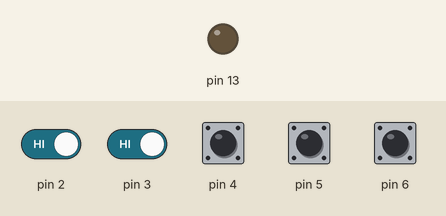
A sketch run on a simulated Arduino Uno, built with avr-gcc and run on an emulated ATmega328P. Shown: output pins drawn as LEDs (lit = HIGH). The test bench sets the inputs (shaded band); at power-on: pin 2–6 HIGH. What the sketch prints to the serial monitor is not drawn.

Above: at 3.2 s.
3.3 s: pin 2 driven LOW and pin 3 driven LOW
At 4.1 s:
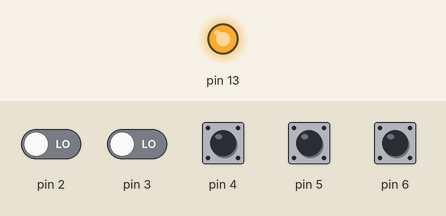
Timing chart, 0 to 6.3 s (numbered marks = the images above; inputs shaded):
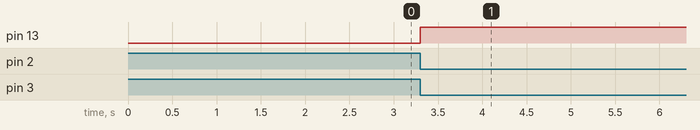

Measured:
- after the input at 3.3 s, pin 13: LOW → HIGH at once

The sketch:

test_scenario_pointer_0.ino
```cpp
// (licence header left out)
/* this sample code is made to test a simple equation:
 *
 *            _____        _____        ______
 * [ pin 2 ]-| AND |------|     |------| S    |-----[ pin 13 ]
 * [ pin 3 ]-|_____|      | OR  |      |      |
 *            _____       |     |      |  SR  |
 * [ pin 4 ]-| AND |------|_____|      |      |
 * [ pin 5 ]-|_____|                   |      |
 * [ pin 6 ]---------------------------| R    |
 *                                     |______|
 *
 *  note: you can activate verbose mode by uncomment #define DEBUG_SCENARIOS in scenarios_core.h
*/


#include "scenarios_core.h"
#include "scenarios_gate.h"
#include "scenarios_latch.h"
#include "scenarios_command.h"

#include "MemoryFree.h"

	// Global pointer
	Gate *GATE=NULL;
	Latch *LATCH=NULL;
	Command *COMMAND=NULL;


// Example of Vector usage: store prime numbers and blink LED
void setup() {

    delay(1000);

	// initialize the digital pin as an output.
	// Pin 13 has an LED connected on most Arduino boards:
	pinMode(13, OUTPUT);
	pinMode(2, INPUT);
	pinMode(3, INPUT);
	pinMode(4, INPUT);
	pinMode(5, INPUT);
	pinMode(6, INPUT);

	digitalWrite(2, HIGH);   // set the pullup
	digitalWrite(3, HIGH);   // set the pullup
	digitalWrite(4, HIGH);   // set the pullup
	digitalWrite(5, HIGH);   // set the pullup
	digitalWrite(6, HIGH);   // set the pullup


	// start serial port at 115200 bps:
	Serial.begin(115200);

    Serial.print("free RAM in kB before: ");
    Serial.println(freeMemory());

	// create the instances of Gate
	GATE = (Gate*) malloc((4)*sizeof(Gate));

	GATE[1].init(T_AND, 2, T_DI, 3, T_DI);
	GATE[2].init(T_AND, 4, T_DI, 5, T_DI);
	GATE[3].init(T_OR, 1, T_GATE, 2, T_GATE);

	// create the instances of Latch
	LATCH = (Latch*) malloc((1)*sizeof(Latch));

	LATCH[0].init(T_SR, 3, T_GATE, 6, T_DI);

	// create the instances of Command
	COMMAND = (Command*) malloc((1)*sizeof(Command));

	COMMAND[0].init(0x00, T_LATCH, 13, T_DO);


    Serial.print("free RAM in kB after: ");
    Serial.println(freeMemory());

    delay(1000);

}


void loop() {

		// evaluations of each element
		GATE[1].eval();
		GATE[2].eval();
		GATE[3].eval();
		LATCH[0].eval();
		COMMAND[0].eval();

		delay(100);

}

uint8_t test(){


}
```

MemoryFree.c
```cpp
 /*
 * MemoryFree.c
 * returns the number of free RAM bytes
*/

//#include "WProgram.h"
#include "Arduino.h"
#include "MemoryFree.h"

extern unsigned int __data_start;
extern unsigned int __data_end;
extern unsigned int __bss_start;
extern unsigned int __bss_end;
extern unsigned int __heap_start;
extern void *__brkval;


int freeMemory()
{
  int free_memory;

  if((int)__brkval == 0)
     free_memory = ((int)&free_memory) - ((int)&__bss_end);
  else
    free_memory = ((int)&free_memory) - ((int)__brkval);

  return free_memory;
}
```

MemoryFree.h
```cpp
// memoryFree header

#ifndef	MEMORY_FREE_H
#define MEMORY_FREE_H

#ifdef __cplusplus
extern "C" {
#endif

int freeMemory();

#ifdef  __cplusplus
}
#endif

#endif
```

scenarios_command.cpp
```cpp
#include "Arduino.h"
#include "scenarios_command.h"

/*       Part of the xplduino project - http://code.google.com/p/xplduino/
 *       Write by Romain TISSOT CHARLOD
 *       Contact: xplduino@gmail.com
 *
 *       This program is free software; you can redistribute it and/or modify
 *       it under the terms of the GNU General Public License as published by
 *       the Free Software Foundation; either version 2 of the License, or
 *       (at your option) any later version.
 *
 *       This program is distributed in the hope that it will be useful,
 *       but WITHOUT ANY WARRANTY; without even the implied warranty of
 *       MERCHANTABILITY or FITNESS FOR A PARTICULAR PURPOSE.  See the
 *       GNU General Public License for more details.
 *
 *       You should have received a copy of the GNU General Public License
 *       along with this program; if not, write to the Free Software
 *       Foundation, Inc., 51 Franklin Street, Fifth Floor, Boston,
 *       MA 02110-1301, USA
 *
 *       version 0.0: creation
 *
 */

extern Command COMMAND[];

// Constructor
Command::Command(void)
{

}

// this routin, called one time at the start-up, initialize the command
uint8_t Command::init(uint8_t _in_addr, uint8_t _in_par, uint8_t _out_addr, uint8_t _out_par)
{
    in_addr=_in_addr;	// affect the adress of input
    in_par=_in_par;		// affect the adress of input

    out_addr=_out_addr;	// affect the adress of output
    out_par=_out_par;	// affect the adress of output

	#ifdef DEBUG_SCENARIOS
		Serial.println("init command");
	#endif

    return 1;
}


uint8_t Command::eval()
{

	#ifdef DEBUG_SCENARIOS
		Serial.print("out_addr= ");
		Serial.println(out_addr);
		Serial.print("out_par= ");
		Serial.println(out_par & 0x1F, HEX);
	#endif

	uint8_t result=evalInput(in_addr, in_par);

	if(result == ERROR_CODE || result == WARNING_CODE)
		return ERROR_CODE;


	if(result){

		switch (out_par & MASK_TYPE){
			case T_LIGHTING:
				//~ return GATE[_in_addr].result();
			break;
			case T_SHUTTER:
				//~ return LATCH[_in_addr].result();
			break;
			case T_SWITCH:
				//~ return !digitalRead(_in_addr);
			break;
			case T_DO:
				digitalWrite(out_addr, HIGH);
			break;

			default:
			return WARNING_CODE;

		}
	}
	else
	{ // result is null

		switch (out_par & 0x1F){
			case T_LIGHTING:
				// here do an action (toggle, on, off...)
			break;
			case T_SHUTTER:
				// here do an action (toggle, up, down...)
			break;
			case T_DO:
				digitalWrite(out_addr, LOW);
			break;

			default:

			return WARNING_CODE;

		}
	}

   return 1;
}
```

scenarios_command.h
```cpp
#ifndef scenarios_command_h
#define scenarios_command_h

#include "Arduino.h"
#include "scenarios_core.h"

class Command
{
    public:

    Command(void); // constructor

    uint8_t init(uint8_t _in_addr, uint8_t _in_par, uint8_t _out_addr, uint8_t _out_par);
    uint8_t eval();

	private:
    uint8_t in_addr;	// input (instance number)
    uint8_t in_par;	// input (type of source + type of data)
    uint8_t out_addr;	// output (instance number)
    uint8_t out_par;	// output (type of source + type of data)


};

#endif
```

scenarios_core.cpp
```cpp
#include "Arduino.h"
#include "scenarios_core.h"
#include "scenarios_gate.h"
#include "scenarios_latch.h"


/*       Part of the xplduino project - http://code.google.com/p/xplduino/
 *       Write by Romain TISSOT CHARLOD
 *       Contact: xplduino@gmail.com
 *
 *       This program is free software; you can redistribute it and/or modify
 *       it under the terms of the GNU General Public License as published by
 *       the Free Software Foundation; either version 2 of the License, or
 *       (at your option) any later version.
 *
 *       This program is distributed in the hope that it will be useful,
 *       but WITHOUT ANY WARRANTY; without even the implied warranty of
 *       MERCHANTABILITY or FITNESS FOR A PARTICULAR PURPOSE.  See the
 *       GNU General Public License for more details.
 *
 *       You should have received a copy of the GNU General Public License
 *       along with this program; if not, write to the Free Software
 *       Foundation, Inc., 51 Franklin Street, Fifth Floor, Boston,
 *       MA 02110-1301, USA
 *
 *       version 0.0: creation
 *
 */

extern Gate *GATE;
extern Latch *LATCH;


uint8_t evalInput(uint8_t _in_addr, uint8_t _in_par)
{

    #ifdef DEBUG_SCENARIOS
		Serial.print("evalInput addr: ");
		Serial.println(_in_addr, HEX);
		Serial.print("evalInput par: ");
		Serial.println(_in_par, HEX);
    #endif

	uint8_t type=_in_par & MASK_TYPE; // retrieve the type (5 LSB)
	uint8_t cmnd=_in_par >> 8; // retrieve the command (shift to right the 3 MSB)

	if (type){ // check if type is valid (not null)

		switch (type){ // select the action to do in function of the type and the command

			case T_GATE:
				return GATE[_in_addr].result();
			break;

			case T_LATCH:
				return LATCH[_in_addr].result();
			break;

			case T_DI:
				return !digitalRead(_in_addr);
			break;

			default:

			    #ifdef DEBUG_SCENARIOS
					Serial.println(" /evalInput type not found");
			    #endif
				return WARNING_CODE;

		}
	}

			    #ifdef DEBUG_SCENARIOS
					Serial.println(" /evalInput type not valid");
			    #endif

   return ERROR_CODE;
}
```

scenarios_core.h
```cpp
#ifndef scenarios_core_h
#define scenarios_core_h

#include "Arduino.h"

//~ #define DEBUG_SCENARIOS

// type of class
#define T_GATE 0x01
// type of command gate
#define T_AND 0x00
#define T_OR  0x01
#define T_XOR 0x02


// type of class
#define T_LATCH 0x02
// type of command latch
#define T_SR  0x00
#define T_RS  0x01

// type of class
#define T_DI 0x0F
#define T_DO 0x0E
#define T_SWITCH 0x1A
#define T_LIGHTING 0x1B
#define T_SHUTTER 0x1C

#define MASK_TYPE 0x1F
#define WARNING_CODE 0xFE
#define ERROR_CODE 0xFF

	uint8_t evalInput(uint8_t _in_addr, uint8_t _in_par);


#endif
```

scenarios_gate.cpp
```cpp
#include "Arduino.h"
#include "scenarios_gate.h"

/*       Part of the xplduino project - http://code.google.com/p/xplduino/
 *       Write by Romain TISSOT CHARLOD
 *       Contact: xplduino@gmail.com
 *
 *       This program is free software; you can redistribute it and/or modify
 *       it under the terms of the GNU General Public License as published by
 *       the Free Software Foundation; either version 2 of the License, or
 *       (at your option) any later version.
 *
 *       This program is distributed in the hope that it will be useful,
 *       but WITHOUT ANY WARRANTY; without even the implied warranty of
 *       MERCHANTABILITY or FITNESS FOR A PARTICULAR PURPOSE.  See the
 *       GNU General Public License for more details.
 *
 *       You should have received a copy of the GNU General Public License
 *       along with this program; if not, write to the Free Software
 *       Foundation, Inc., 51 Franklin Street, Fifth Floor, Boston,
 *       MA 02110-1301, USA
 *
 *       version 0.0: creation
 *
 */

extern Gate GATE[];

// Constructor
Gate::Gate(void)
{

}

// this routin, called one time at the start-up, initialize the gate
uint8_t Gate::init(uint8_t _parameter, uint8_t _in0_addr, uint8_t _in0_par, uint8_t _in1_addr, uint8_t _in1_par)
{

    parameter=_parameter;   // parameters of the gate + result of the evaluation

    in0_addr=_in0_addr; // affect the adress of input 0
    in0_par=_in0_par;	// affect the type and the command of input 0

    in1_addr=_in1_addr;	// affect the adress of input 1
    in1_par=_in1_par;	// affect the type and the command of input 1

    #ifdef DEBUG_SCENARIOS
		Serial.println("init gate");
	#endif

    return 1;
}


// this routin update the status of the gate
uint8_t Gate::eval()
{

	W_IN0(evalInput(in0_addr, in0_par));

	W_IN1(evalInput(in1_addr, in1_par));

	W_RESULT(evalOutput());

    #ifdef DEBUG_SCENARIOS
		Serial.println("/gate eval");
	#endif

   return 1;
}

// this routin update the output in function of the inputs and of the type gate
uint8_t Gate::evalOutput()
{

    #ifdef DEBUG_SCENARIOS
		Serial.println("GATE: ");
		Serial.println((parameter & 0x0F),BIN);
		Serial.println(parameter,BIN);
	#endif

	switch ((parameter & 0x03)){

		case T_AND:
			#ifdef DEBUG_SCENARIOS
				Serial.print("T_AND=");
				Serial.println(R_IN0() && R_IN1());
			#endif
			return (R_IN0() && R_IN1());

		break;

		case T_OR:
			#ifdef DEBUG_SCENARIOS
				Serial.print("T_OR=");
				Serial.println(R_IN0() || R_IN1());
			#endif
			return (R_IN0() || R_IN1());

		break;

		default:
			return WARNING_CODE;
		break;

	}

   return ERROR_CODE;
}

// this routin is generally called by other element of the scenario. It's reply the status of the gate.
uint8_t Gate::result()
{

	return R_RESULT();

}
```

scenarios_gate.h
```cpp
#ifndef scenarios_gate_h
#define scenarios_gate_h

#include "Arduino.h"
#include "scenarios_core.h"


// type of command
//~ #define T_AND 0x00
//~ #define T_OR  0x01
//~ #define T_XOR 0x02

// address of the bits for parameter byte:
#define ADDR_RESULT		        3   // result
#define ADDR_IN0_NOT            4   // input 0 is reversed
#define ADDR_IN1_NOT     		5   // input 1 is reversed
#define ADDR_IN0            	6   // input 0 status
#define ADDR_IN1     			7   // input 1 status

// macro to read bits inside parameter byte:
#define R_RESULT()         bitRead(parameter, ADDR_RESULT)
#define R_IN0_NOT()        bitRead(parameter, ADDR_IN0_NOT)
#define R_IN1_NOT()        bitRead(parameter, ADDR_IN1_NOT)
#define R_IN0()            bitRead(parameter, ADDR_IN0)
#define R_IN1()            bitRead(parameter, ADDR_IN1)

// macro to write bits inside parameter byte:
#define W_RESULT(value)         bitWrite(parameter, ADDR_RESULT, value)
#define W_IN0_NOT(value)        bitWrite(parameter, ADDR_IN0_NOT, value)
#define W_IN1_NOT(value)        bitWrite(parameter, ADDR_IN1_NOT, value)
#define W_IN0(value)            bitWrite(parameter, ADDR_IN0, value)
#define W_IN1(value)            bitWrite(parameter, ADDR_IN1, value)


class Gate
{
    public:

    Gate(void); // constructor

    uint8_t init(uint8_t _parameter, uint8_t _in0_addr, uint8_t _in0_par, uint8_t _in1_addr, uint8_t _in1_par);
    uint8_t eval();
    uint8_t result();

	uint8_t evalOutput();

	private:
    uint8_t in0_addr;		// input 0 (instance number)
    uint8_t in0_par;		// input 0 (type of source + type of data)
    uint8_t in1_addr;		// input 0 (instance number)
    uint8_t in1_par;		// input 0 (type of source + type of data)

    uint8_t  parameter;	// parameter data


};

#endif
```

scenarios_latch.cpp
```cpp
#include "Arduino.h"
#include "scenarios_latch.h"

/*       Part of the xplduino project - http://code.google.com/p/xplduino/
 *       Write by Romain TISSOT CHARLOD
 *       Contact: xplduino@gmail.com
 *
 *       This program is free software; you can redistribute it and/or modify
 *       it under the terms of the GNU General Public License as published by
 *       the Free Software Foundation; either version 2 of the License, or
 *       (at your option) any later version.
 *
 *       This program is distributed in the hope that it will be useful,
 *       but WITHOUT ANY WARRANTY; without even the implied warranty of
 *       MERCHANTABILITY or FITNESS FOR A PARTICULAR PURPOSE.  See the
 *       GNU General Public License for more details.
 *
 *       You should have received a copy of the GNU General Public License
 *       along with this program; if not, write to the Free Software
 *       Foundation, Inc., 51 Franklin Street, Fifth Floor, Boston,
 *       MA 02110-1301, USA
 *
 *       version 0.2
 *
 */

extern Latch LATCH[];

// Constructor
Latch::Latch(void)
{

}

// this routin, called one time at the start-up, initialize the latch
uint8_t Latch::init(uint8_t _parameter, uint8_t _in0_addr, uint8_t _in0_par, uint8_t _in1_addr, uint8_t _in1_par)
{

    parameter=_parameter;   // parameters (type of shutter...)

    in0_addr=_in0_addr; // affect the adress of input 0
    in0_par=_in0_par; // affect the adress of input 0
    in1_addr=_in1_addr; // affect the adress of input 1
    in1_par=_in1_par; // affect the adress of input 1

    #ifdef DEBUG_SCENARIOS
		Serial.println("init latch");
	#endif

    return 1;
}


// this routin update the status of the latch
uint8_t Latch::eval()
{

	W_IN0(evalInput(in0_addr, in0_par));

	W_IN1(evalInput(in1_addr, in1_par));

	evalOutput();
    #ifdef DEBUG_SCENARIOS
		Serial.println(R_RESULT());
		Serial.println(parameter, BIN);
		Serial.println("/latch eval");
	#endif

   return 1;
}


// this routin update the output in function of the inputs and of the type latch
uint8_t Latch::evalOutput()
{

	if(R_TYPE()){

		#ifdef DEBUG_SCENARIOS
			Serial.print(" T_SR=");
		#endif

		if(R_IN0())
			W_RESULT(1);

		if(R_IN1())
			W_RESULT(0);

	}
	else
	{

		#ifdef DEBUG_SCENARIOS
			Serial.print(" T_RS=");
		#endif

		if(R_IN1())
			W_RESULT(0);

		if(R_IN0())
			W_RESULT(1);

	}

   return 1;

}

// this routin is generally called by other element of the scenario. It's reply the status of the gate.
uint8_t Latch::result()
{

	return R_RESULT();

}
```

scenarios_latch.h
```cpp
#ifndef scenarios_latch_h
#define scenarios_latch_h

#include "Arduino.h"
#include "scenarios_core.h"


// address of the bits for parameter byte:
#define ADDR_TYPE		        0   // type 0=SR, 1=RS
#define ADDR_RESULT		        3   // result
#define ADDR_IN0_NOT            4   // input 0 not
#define ADDR_IN1_NOT     		5   // input 1 not
#define ADDR_IN0            	6   // input 0 status
#define ADDR_IN1     			7   // input 1 status

// macro to read bits inside parameter byte:
#define R_TYPE()    	   bitRead(parameter, ADDR_TYPE)
#define R_RESULT()         bitRead(parameter, ADDR_RESULT)
#define R_IN0_NOT()        bitRead(parameter, ADDR_IN0_NOT)
#define R_IN1_NOT()        bitRead(parameter, ADDR_IN1_NOT)
#define R_IN0()            bitRead(parameter, ADDR_IN0)
#define R_IN1()            bitRead(parameter, ADDR_IN1)

// macro to write bits inside parameter byte:
#define W_TYPE(value)           bitWrite(parameter, ADDR_TYPE, value)
#define W_RESULT(value)         bitWrite(parameter, ADDR_RESULT, value)
#define W_IN0_NOT(value)        bitWrite(parameter, ADDR_IN0_NOT, value)
#define W_IN1_NOT(value)        bitWrite(parameter, ADDR_IN1_NOT, value)
#define W_IN0(value)            bitWrite(parameter, ADDR_IN0, value)
#define W_IN1(value)            bitWrite(parameter, ADDR_IN1, value)


class Latch
{
    public:

    Latch(void); // constructor

    uint8_t init(uint8_t _parameter, uint8_t _in0_addr, uint8_t _in0_par, uint8_t _in1_addr, uint8_t _in1_par);
    uint8_t eval();
    uint8_t result();

	uint8_t evalOutput();

    private:

    uint8_t in0_addr;		// input 0 (instance number)
    uint8_t in0_par;		// input 0 (type of source + type of data)
    uint8_t in1_addr;		// input 1 (instance number)
    uint8_t in1_par;		// input 1 (type of source + type of data)

    uint8_t  parameter;	// parameter data


};

#endif
```
